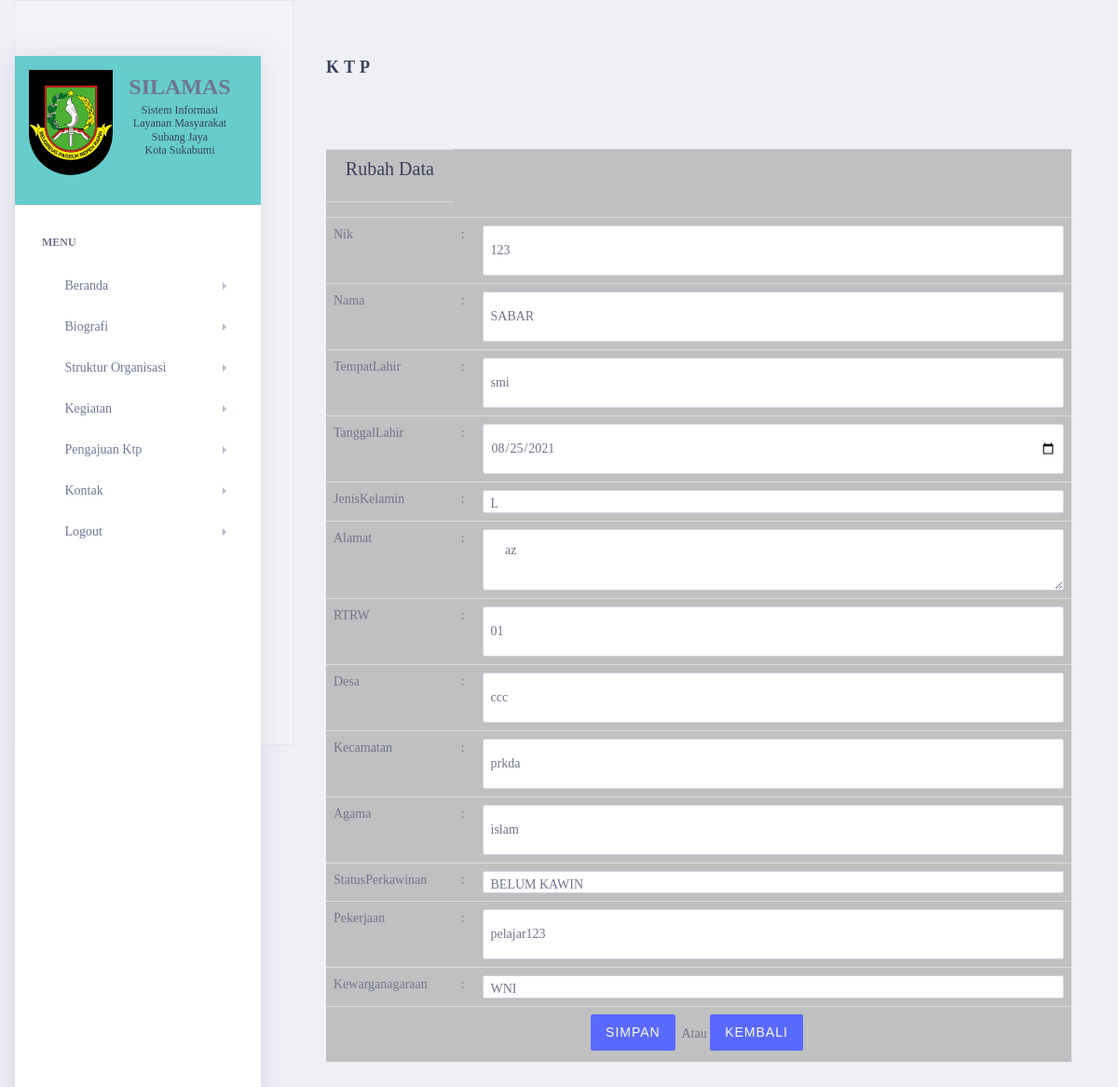
Page /index.php?page=ubah_ktp&id=4 (signed in) on the committed database.
### tables this page shows
CREATE TABLE `ktp` (
  `IdKtp` int(11) NOT NULL,
  `Nik` varchar(30) NOT NULL,
  `Nama` varchar(150) NOT NULL,
  `TempatLahir` varchar(150) NOT NULL,
  `TanggalLahir` date NOT NULL,
  `JenisKelamin` varchar(50) NOT NULL,
  `Alamat` text NOT NULL,
  `RTRW` varchar(100) NOT NULL,
  `Desa` varchar(100) NOT NULL,
  `Kecamatan` varchar(100) NOT NULL,
  `Agama` varchar(100) NOT NULL,
  `StatusPerkawinan` varchar(100) NOT NULL,
  `Pekerjaan` varchar(100) NOT NULL,
  `Kewarganagaraan` varchar(30) NOT NULL,
  `UserName` varchar(225) NOT NULL,
  `Level` varchar(50) NOT NULL
);

### rangka/ubah_ktp.php (the view, shortened to what this page needs)
<?php
    $id=$_GET['id'];
    $data=mysqli_fetch_array(mysqli_query($koneksi,"select * from `ktp` where `IdKtp`='$id'"));
?>
<section class="colorlib-work" data-section="kegiatan">
              <div class="colorlib-narrow-content">
                <div class="row">
                  <div class="col-md-6 col-md-offset-3 col-md-pull-3 animate-box" data-animate-effect="fadeInLeft">
                    <h2 class="colorlib-heading animate-box">Ktp</h2>
                  </div>
                </div>
                      <div class="table-responsive">
                        <table class="table" style="background-color: silver;" >
                          <tr>
                            <td align="center">
                              <h3>Rubah Data</h3>
                            </td>
                          </tr>
                            <td>
                            </td>
                          <tr>
                            <td>Nik</td>
                            <td>:</td>
                            <td width="80%">
                                <input type="text" class="form-control"  name="Nik" placeholder="Nik :" value="<?=$data[1]?>" required autofocus>
                            </td>
                          </tr>
                          <tr>
                            <td>Nama</td>
                            <td>:</td>
                            <td width="80%">
                                <input type="text" class="form-control"  name="Nama" placeholder="Nama :" value="<?=$data[2]?>" required autofocus>
                            </td>
                          </tr>
                          <tr>
                            <td>TempatLahir</td>
                            <td>:</td>
                            <td width="80%">
                                <input type="text" class="form-control"  name="TempatLahir" placeholder="TempatLahir :" value="<?=$data[3]?>" required autofocus>
                            </td>
                          </tr>
                          <tr>
                            <td>TanggalLahir</td>
                            <td>:</td>
                            <td width="80%">
                                <input type="date" class="form-control"  name="TanggalLahir" placeholder="TanggalLahir :" value="<?=$data[4]?>" required autofocus>
                            </td>
                          </tr>
                          <tr>
                            <td>JenisKelamin</td>
                            <td>:</td>
                            <td width="80%">
                            <select class="form-control"  name="JenisKelamin" value="<?=$data[5]?>" required autofocus>
                              <option>L</option>
                            </select>
                            </td>
                          </tr>
                          <tr>
                            <td>Alamat</td>
                            <td>:</td>
                            <td width="80%">
                              <textarea class="form-control"  name="Alamat"  required autofocus> <?=$data[6]?></textarea>
                            </td>
                          </tr>
                          <tr>
                            <td>RTRW</td>
                            <td>:</td>
                            <td width="80%">
                                <input type="text" class="form-control"  name="RTRW" placeholder="RTRW :" value="<?=$data[7]?>" required autofocus>
                            </td>
                          </tr>
                          <tr>
                            <td>Desa</td>
                            <td>:</td>
                            <td width="80%">
                                <input type="text" class="form-control"  name="Desa" placeholder="Desa :" value="<?=$data[8]?>" required autofocus>
                            </td>
                          </tr>
                          <tr>
                            <td>Kecamatan</td>
                            <td>:</td>
                            <td width="80%">
                                <input type="text" class="form-control"  name="Kecamatan" placeholder="Kecamatan :" value="<?=$data[9]?>" required autofocus>
                            </td>
                          </tr>
                          <tr>
                            <td>Agama</td>
                            <td>:</td>
                            <td width="80%">
                                <input type="text" class="form-control"  name="Agama" placeholder="Agama :" value="<?=$data[10]?>" required autofocus>
                            </td>
                          </tr>
                          <tr>
                            <td>StatusPerkawinan</td>
                            <td>:</td>
                            <td width="80%">
                            <select class="form-control"  name="StatusPerkawinan"  required autofocus>
                              <option><?=$data[11]?></option>
                            </select>
                            </td>
                          </tr>
                          <tr>
                            <td>Pekerjaan</td>
                            <td>:</td>
                            <td width="80%">
                                <input type="text" class="form-control"  name="Pekerjaan" placeholder="Pekerjaan :" value="<?=$data[12]?>" required autofocus>
                            </td>
                          </tr>
                          <tr>
                            <td>Kewarganagaraan</td>
                            <td>:</td>
                            <td width="80%">
                            <select class="form-control"  name="Kewarganagaraan"  required autofocus>
                              <option><?=$data[13]?></option>
                            </select>
                            </td>
                          </tr>
                          <tr>
                            <td align="center" colspan="3">
                              <button type="submit" name="rubah_ktp" class="btn btn-primary">Simpan</button> Atau
                              <a href="index.php?page=ktp" class="btn btn-primary">Kembali</a>
                            </td>
                          </tr>
                        </table>
                      </div>
              </div>
            </section>

### css/style.css (style rules this page uses)
body { font-family: "Quicksand", Arial, sans-serif; font-weight: 400; font-size: 15px; line-height: 1.8; color: rgba(0, 0, 0, 0.7); }
a { color: #2c98f0; -webkit-transition: 0.5s; -o-transition: 0.5s; transition: 0.5s; }
h1, h2, h3, h4, h5, h6 { color: #000; font-family: "Playfair Display", Georgia, serif; font-weight: 400; margin: 0 0 30px 0; }
.colorlib-narrow-content { padding: 0 2.5em; }
.colorlib-experience, .colorlib-skills, .colorlib-education, .colorlib-blog, .colorlib-work, .colorlib-about, .colorlib-services, .colorlib-contact { padding-top: 4em; padding-bottom: 9em; clear: both; width: 100%; display: block; }
.colorlib-heading { font-size: 18px; margin-bottom: 4em; font-weight: 700; text-transform: uppercase; letter-spacing: 5px; line-height: 1.8; position: relative; }
.btn { margin-right: 4px; margin-bottom: 4px; font-family: "Quicksand", Arial, sans-serif; font-size: 12px; font-weight: 400; text-transform: uppercase; letter-spacing: 1px; -webkit-border-radius: 2px; -moz-border-radius: 2px; -ms-border-radius: 2px; border-radius: 2px; -webkit-transition: 0.5s; -o-transition: 0.5s; transition: 0.5s; padding: 8px 15px !important; }
.btn-primary { background: #2c98f0; color: #fff; border: 2px solid #2c98f0; }
.form-control { -webkit-appearance: none; -moz-appearance: none; appearance: none; -webkit-box-shadow: none; box-shadow: none; background: transparent; border: transparent; background: #f2f3f7; height: 54px; font-size: 16px; font-weight: 400; -webkit-transition: 0.3s; -o-transition: 0.3s; transition: 0.3s; -webkit-border-radius: 0; -moz-border-radius: 0; -ms-border-radius: 0; border-radius: 0; }
.js .animate-box { opacity: 0; }

### rows in the picture
ktp: Nik "123", Nama "SABAR", TempatLahir "smi", TanggalLahir "08/25/2021", JenisKelamin "L", Alamat "az", RTRW "01", Desa "ccc", Kecamatan "prkda", Agama "islam", StatusPerkawinan "BELUM KAWIN", Pekerjaan "pelajar123", Kewarganagaraan "WNI"
